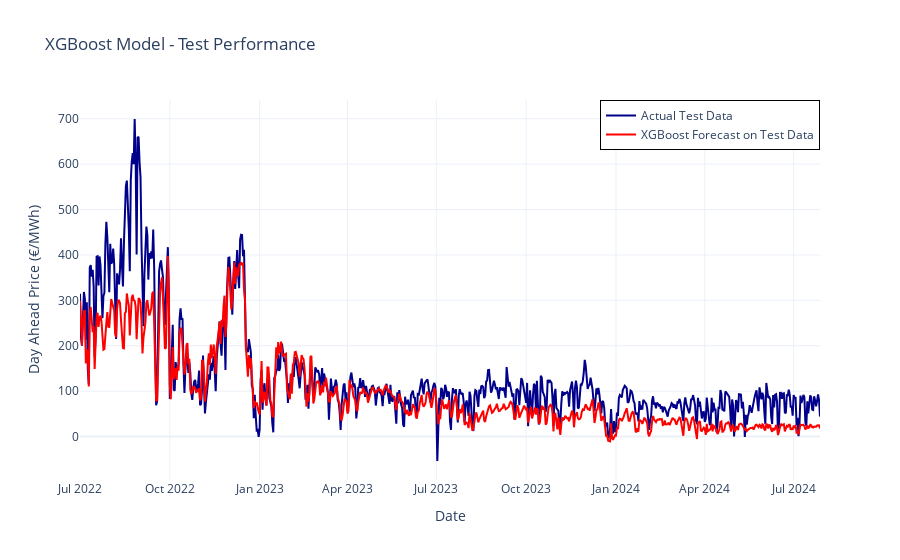

Write notebook code for a chart like this one.
### Code cell
import pandas as pd
import numpy as np
from darts import TimeSeries
from darts.models import XGBModel
from darts.dataprocessing.transformers import Scaler
from darts.metrics import mape, rmse, mse, mae
import plotly.graph_objs as go

# Convert future covariates to TimeSeries objects (if you have future covariates, otherwise omit this)
future_covariates_train = TimeSeries.from_dataframe(train_df, 'Date', future_covariates_columns).astype('float32')
future_covariates_full = TimeSeries.from_dataframe(df, 'Date', future_covariates_columns, fill_missing_dates=True, freq="D").astype('float32')

# Scaling the data
scaler_series = Scaler()
scaler_covariates = Scaler()

# Fit the scaler on the full training data
series_train_scaled = scaler_series.fit_transform(series_train)
future_covariates_train_scaled = scaler_covariates.fit_transform(future_covariates_train)

# --- XGBoost Model ---
# Define the model
xgb_model = XGBModel(
    lags=120,  # Number of past lags to use for the model
    output_chunk_length=1,  # Predict one step ahead
    lags_future_covariates=[0],  # You need to specify the lags for future covariates
    max_depth=6,  # Example of hyperparameter
    n_estimators=500,  # Number of trees in the model
    learning_rate=0.03,  # Learning rate
    random_state=42
)

# Train the model on the scaled training data
xgb_model.fit(series_train_scaled, future_covariates=future_covariates_train_scaled)

# --- Testing the model ---
# Scale the test data
series_test_scaled = scaler_series.transform(series_test)
future_covariates_test_scaled = scaler_covariates.transform(future_covariates_test)

# Make predictions on the test set
forecast_scaled = xgb_model.predict(n=len(series_test), future_covariates=future_covariates_test_scaled)

# Inverse transform the forecast to the original scale
forecast = scaler_series.inverse_transform(forecast_scaled)

# --- Evaluate the performance ---
mse_test = mse(series_test, forecast)
mae_test = mae(series_test, forecast)
rmse_test = rmse(series_test, forecast)

# Only calculate MAPE if actual values are positive
if (series_test.values() > 0).all():
    mape_test = mape(series_test, forecast)
else:
    mape_test = np.nan

print(f"MSE on Test Set: {mse_test}")
print(f"MAE on Test Set: {mae_test}")
print(f"MAPE on Test Set: {mape_test}")
print(f"RMSE on Test Set: {rmse_test}")

# --- Plot the results using Plotly ---
test_df_plotly = series_test.pd_dataframe()
forecast_df_plotly = forecast.pd_dataframe()

fig = go.Figure()

# Add actual test data trace
fig.add_trace(go.Scatter(x=test_df_plotly.index, y=test_df_plotly['Day_ahead_price (€/MWh)'],
                         mode='lines', name='Actual Test Data', line=dict(color='darkblue')))

# Add forecast data trace
fig.add_trace(go.Scatter(x=forecast_df_plotly.index, y=forecast_df_plotly['Day_ahead_price (€/MWh)'],
                         mode='lines', name='XGBoost Forecast on Test Data', line=dict(color='red')))

# Update layout
fig.update_layout(
    title='XGBoost Model - Test Performance',
    xaxis_title='Date',
    yaxis_title='Day Ahead Price (€/MWh)',
    legend=dict(
        x=1,   
        y=1,   
        xanchor='right',  
        yanchor='top',    
        bordercolor='black',  
        borderwidth=1        
    ),
    template='plotly_white'
)

# Show the plot
fig.show()

### Figure 1 — Plotly figure (JSON) as saved in the notebook; plotly's stock layout.template omitted (floating-point values rounded to 4 significant figures; data arrays with more than 128 entries replaced by an {"elided": "..."} marker saying what was removed)
{"data": [{"line": {"color": "darkblue"}, "mode": "lines", "name": "Actual Test Data", "type": "scatter", "x": {"elided": "759 str values"}, "y": {"elided": "759 float values"}}, {"line": {"color": "red"}, "mode": "lines", "name": "XGBoost Forecast on Test Data", "type": "scatter", "x": {"elided": "759 str values"}, "y": {"elided": "759 float values"}}], "layout": {"legend": {"bordercolor": "black", "borderwidth": 1, "x": 1, "xanchor": "right", "y": 1, "yanchor": "top"}, "title": {"text": "XGBoost Model - Test Performance"}, "xaxis": {"title": {"text": "Date"}}, "yaxis": {"title": {"text": "Day Ahead Price (€/MWh)"}}}}
